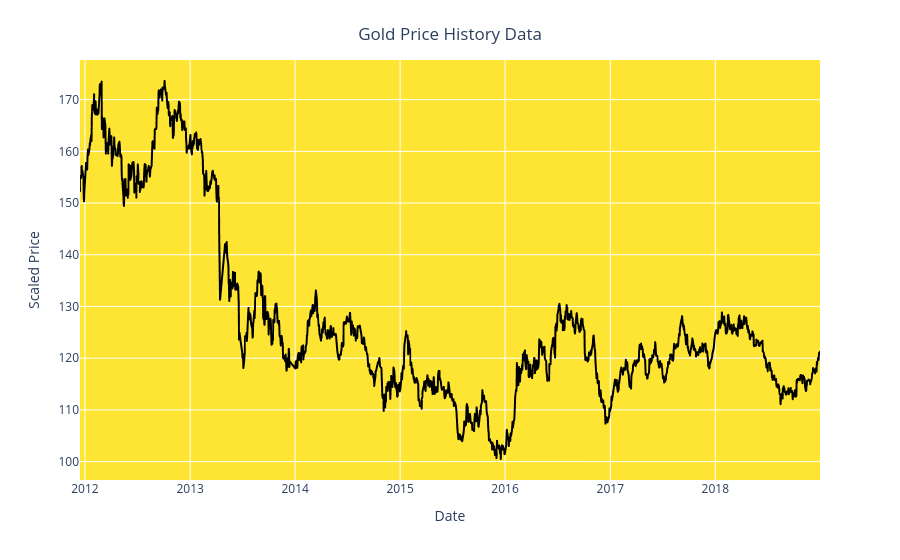

Source (notebook cell):
### Markdown cell above
# Step 5: Visualizing Gold Price History Data

__Interactive Gold Price Chart:__

### Code cell
fig = px.line(y=df.Price, x=df.Date)
fig.update_traces(line_color='black') 
fig.update_layout(xaxis_title="Date", 
                  yaxis_title="Scaled Price",
                  title={'text': "Gold Price History Data", 'y':0.95, 'x':0.5, 'xanchor':'center', 'yanchor':'top'},
                  plot_bgcolor='rgba(255,223,0,0.8)')

### Figure 1 — Plotly figure (JSON) as saved in the notebook; plotly's stock layout.template omitted (floating-point values rounded to 4 significant figures; data arrays with more than 128 entries replaced by an {"elided": "..."} marker saying what was removed)
{"data": [{"hovertemplate": "x=%{x}<br>y=%{y}<extra></extra>", "legendgroup": "", "line": {"color": "black", "dash": "solid"}, "marker": {"symbol": "circle"}, "mode": "lines", "name": "", "showlegend": false, "type": "scattergl", "x": {"elided": "1718 str values"}, "xaxis": "x", "y": {"elided": "1718 float values"}, "yaxis": "y"}], "layout": {"legend": {"tracegroupgap": 0}, "margin": {"t": 60}, "plot_bgcolor": "rgba(255,223,0,0.8)", "title": {"text": "Gold Price History Data", "x": 0.5, "xanchor": "center", "y": 0.95, "yanchor": "top"}, "xaxis": {"anchor": "y", "domain": [0, 1], "title": {"text": "Date"}}, "yaxis": {"anchor": "x", "domain": [0, 1], "title": {"text": "Scaled Price"}}}}
